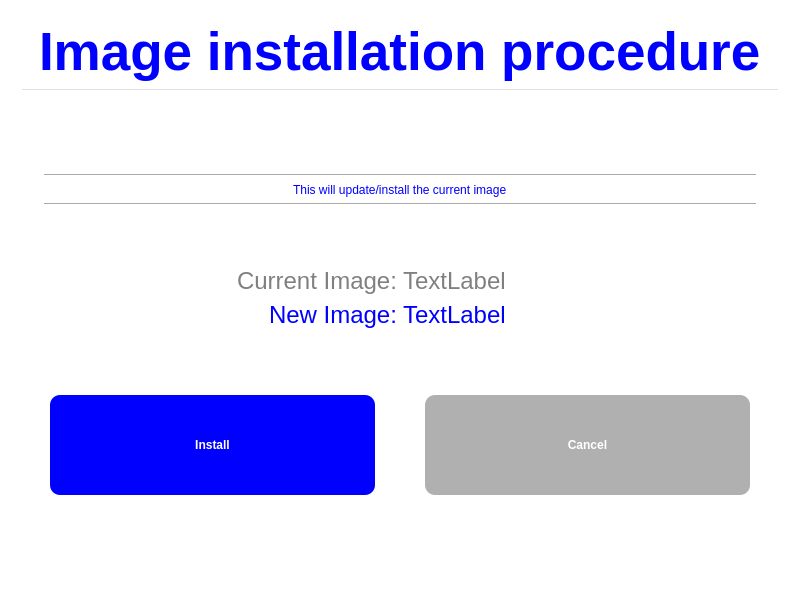
<?xml version="1.0" encoding="UTF-8"?>
<ui version="4.0">
 <class>MainWindow</class>
 <widget class="QMainWindow" name="MainWindow">
  <property name="geometry">
   <rect>
    <x>0</x>
    <y>0</y>
    <width>800</width>
    <height>600</height>
   </rect>
  </property>
  <property name="sizePolicy">
   <sizepolicy hsizetype="Maximum" vsizetype="Maximum">
    <horstretch>0</horstretch>
    <verstretch>0</verstretch>
   </sizepolicy>
  </property>
  <property name="windowTitle">
   <string>Image update</string>
  </property>
  <property name="styleSheet">
   <string notr="true">color: blue;
background-color: white;
selection-color: yellow;
selection-background-color: black;
</string>
  </property>
  <property name="animated">
   <bool>false</bool>
  </property>
  <widget class="QWidget" name="centralWidget">
   <layout class="QGridLayout" name="gridLayout">
    <item row="0" column="0">
     <widget class="QFrame" name="frame">
      <property name="styleSheet">
       <string notr="true"/>
      </property>
      <property name="frameShape">
       <enum>QFrame::NoFrame</enum>
      </property>
      <property name="frameShadow">
       <enum>QFrame::Plain</enum>
      </property>
      <layout class="QGridLayout" name="gridLayout_2">
       <item row="1" column="0">
        <layout class="QVBoxLayout" name="verticalLayout">
         <item alignment="Qt::AlignHCenter|Qt::AlignTop">
          <widget class="QLabel" name="label">
           <property name="font">
            <font>
             <pointsize>40</pointsize>
             <weight>75</weight>
             <bold>true</bold>
            </font>
           </property>
           <property name="text">
            <string>Image installation procedure</string>
           </property>
           <property name="wordWrap">
            <bool>false</bool>
           </property>
          </widget>
         </item>
         <item>
          <widget class="Line" name="line_7">
           <property name="styleSheet">
            <string notr="true">color:rgba(0, 0, 0,30)</string>
           </property>
           <property name="frameShadow">
            <enum>QFrame::Plain</enum>
           </property>
           <property name="lineWidth">
            <number>1</number>
           </property>
           <property name="orientation">
            <enum>Qt::Horizontal</enum>
           </property>
          </widget>
         </item>
        </layout>
       </item>
       <item row="2" column="0">
        <widget class="QFrame" name="frame_2">
         <property name="frameShape">
          <enum>QFrame::NoFrame</enum>
         </property>
         <property name="frameShadow">
          <enum>QFrame::Plain</enum>
         </property>
         <property name="lineWidth">
          <number>0</number>
         </property>
         <layout class="QGridLayout" name="gridLayout_3">
          <item row="0" column="0">
           <widget class="QStackedWidget" name="stackedWidget">
            <property name="currentIndex">
             <number>0</number>
            </property>
            <widget class="QWidget" name="prompt">
             <property name="styleSheet">
              <string notr="true"/>
             </property>
             <layout class="QGridLayout" name="gridLayout_4">
              <item row="1" column="0">
               <layout class="QVBoxLayout" name="verticalLayout_5">
                <item>
                 <widget class="Line" name="line">
                  <property name="orientation">
                   <enum>Qt::Horizontal</enum>
                  </property>
                 </widget>
                </item>
                <item alignment="Qt::AlignHCenter">
                 <widget class="QLabel" name="message">
                  <property name="text">
                   <string>This will update/install the current image</string>
                  </property>
                 </widget>
                </item>
                <item>
                 <widget class="Line" name="line_2">
                  <property name="orientation">
                   <enum>Qt::Horizontal</enum>
                  </property>
                 </widget>
                </item>
               </layout>
              </item>
              <item row="0" column="0">
               <spacer name="verticalSpacer_6">
                <property name="orientation">
                 <enum>Qt::Vertical</enum>
                </property>
                <property name="sizeHint" stdset="0">
                 <size>
                  <width>20</width>
                  <height>40</height>
                 </size>
                </property>
               </spacer>
              </item>
              <item row="3" column="0">
               <layout class="QVBoxLayout" name="verticalLayout_2">
                <item>
                 <layout class="QHBoxLayout" name="horizontalLayout">
                  <item>
                   <layout class="QVBoxLayout" name="verticalLayout_3">
                    <property name="sizeConstraint">
                     <enum>QLayout::SetNoConstraint</enum>
                    </property>
                    <item alignment="Qt::AlignRight">
                     <widget class="QLabel" name="label_2">
                      <property name="font">
                       <font>
                        <pointsize>18</pointsize>
                       </font>
                      </property>
                      <property name="styleSheet">
                       <string notr="true">QLabel { color: gray;}</string>
                      </property>
                      <property name="text">
                       <string>Current Image:</string>
                      </property>
                     </widget>
                    </item>
                    <item alignment="Qt::AlignRight">
                     <widget class="QLabel" name="label_3">
                      <property name="font">
                       <font>
                        <pointsize>18</pointsize>
                       </font>
                      </property>
                      <property name="styleSheet">
                       <string notr="true"/>
                      </property>
                      <property name="text">
                       <string>New Image:</string>
                      </property>
                     </widget>
                    </item>
                   </layout>
                  </item>
                  <item>
                   <layout class="QVBoxLayout" name="verticalLayout_4">
                    <item>
                     <widget class="QLabel" name="lbl_current">
                      <property name="font">
                       <font>
                        <pointsize>18</pointsize>
                       </font>
                      </property>
                      <property name="styleSheet">
                       <string notr="true">QLabel { color: gray; }</string>
                      </property>
                      <property name="text">
                       <string>TextLabel</string>
                      </property>
                     </widget>
                    </item>
                    <item alignment="Qt::AlignLeft">
                     <widget class="QLabel" name="lbl_new">
                      <property name="font">
                       <font>
                        <pointsize>18</pointsize>
                       </font>
                      </property>
                      <property name="styleSheet">
                       <string notr="true"/>
                      </property>
                      <property name="text">
                       <string>TextLabel</string>
                      </property>
                     </widget>
                    </item>
                   </layout>
                  </item>
                 </layout>
                </item>
               </layout>
              </item>
              <item row="5" column="0">
               <spacer name="verticalSpacer">
                <property name="orientation">
                 <enum>Qt::Vertical</enum>
                </property>
                <property name="sizeType">
                 <enum>QSizePolicy::Expanding</enum>
                </property>
                <property name="sizeHint" stdset="0">
                 <size>
                  <width>20</width>
                  <height>10</height>
                 </size>
                </property>
               </spacer>
              </item>
              <item row="6" column="0">
               <layout class="QHBoxLayout" name="horizontalLayout_2">
                <property name="spacing">
                 <number>50</number>
                </property>
                <property name="leftMargin">
                 <number>6</number>
                </property>
                <property name="topMargin">
                 <number>6</number>
                </property>
                <property name="rightMargin">
                 <number>6</number>
                </property>
                <property name="bottomMargin">
                 <number>6</number>
                </property>
                <item>
                 <widget class="QPushButton" name="bnt_install">
                  <property name="sizePolicy">
                   <sizepolicy hsizetype="Minimum" vsizetype="Expanding">
                    <horstretch>0</horstretch>
                    <verstretch>0</verstretch>
                   </sizepolicy>
                  </property>
                  <property name="minimumSize">
                   <size>
                    <width>200</width>
                    <height>100</height>
                   </size>
                  </property>
                  <property name="maximumSize">
                   <size>
                    <width>16777215</width>
                    <height>16777215</height>
                   </size>
                  </property>
                  <property name="font">
                   <font>
                    <weight>75</weight>
                    <bold>true</bold>
                   </font>
                  </property>
                  <property name="styleSheet">
                   <string notr="true">QPushButton
{ 
background-color: #0000FF;
color: white;
border-radius: 10px;
}
 QPushButton:pressed{ background-color: rgb(114, 159, 207); }
</string>
                  </property>
                  <property name="text">
                   <string>Install</string>
                  </property>
                 </widget>
                </item>
                <item>
                 <widget class="QPushButton" name="btn_cancel">
                  <property name="sizePolicy">
                   <sizepolicy hsizetype="Minimum" vsizetype="Expanding">
                    <horstretch>0</horstretch>
                    <verstretch>0</verstretch>
                   </sizepolicy>
                  </property>
                  <property name="minimumSize">
                   <size>
                    <width>200</width>
                    <height>100</height>
                   </size>
                  </property>
                  <property name="font">
                   <font>
                    <weight>75</weight>
                    <bold>true</bold>
                   </font>
                  </property>
                  <property name="styleSheet">
                   <string notr="true">QPushButton
{ 
background-color:  #B0B0B0;
color: white;
border-radius: 8px;
border-radius: 10px;
}
 QPushButton:pressed{ background-color: rgb(114, 159, 207); }</string>
                  </property>
                  <property name="text">
                   <string>Cancel</string>
                  </property>
                  <property name="autoDefault">
                   <bool>false</bool>
                  </property>
                  <property name="default">
                   <bool>false</bool>
                  </property>
                  <property name="flat">
                   <bool>false</bool>
                  </property>
                 </widget>
                </item>
               </layout>
              </item>
              <item row="7" column="0">
               <spacer name="verticalSpacer_2">
                <property name="orientation">
                 <enum>Qt::Vertical</enum>
                </property>
                <property name="sizeHint" stdset="0">
                 <size>
                  <width>20</width>
                  <height>40</height>
                 </size>
                </property>
               </spacer>
              </item>
              <item row="2" column="0">
               <spacer name="verticalSpacer_7">
                <property name="orientation">
                 <enum>Qt::Vertical</enum>
                </property>
                <property name="sizeHint" stdset="0">
                 <size>
                  <width>20</width>
                  <height>40</height>
                 </size>
                </property>
               </spacer>
              </item>
             </layout>
            </widget>
            <widget class="QWidget" name="installation">
             <layout class="QGridLayout" name="gridLayout_5">
              <item row="0" column="0">
               <spacer name="verticalSpacer_4">
                <property name="orientation">
                 <enum>Qt::Vertical</enum>
                </property>
                <property name="sizeHint" stdset="0">
                 <size>
                  <width>20</width>
                  <height>40</height>
                 </size>
                </property>
               </spacer>
              </item>
              <item row="5" column="0">
               <widget class="QProgressBar" name="progressBar">
                <property name="styleSheet">
                 <string notr="true">QProgressBar {
text-align: center;
color:white;
background-color:gray
}
QProgressBar::chunk:horizontal {
background: qlineargradient(x1: 0, y1: 0.5, x2: 1, y2: 0.5, stop: 0 blue, stop: 1 rgb(0,0,180));
border-radius: 2px;
}
QProgressBar:horizontal {
border: 1px solid black;
border-radius: 3px;
background: lightgray;
padding: 1px;
}</string>
                </property>
                <property name="value">
                 <number>0</number>
                </property>
               </widget>
              </item>
              <item row="6" column="0">
               <spacer name="verticalSpacer_3">
                <property name="orientation">
                 <enum>Qt::Vertical</enum>
                </property>
                <property name="sizeHint" stdset="0">
                 <size>
                  <width>20</width>
                  <height>40</height>
                 </size>
                </property>
               </spacer>
              </item>
              <item row="1" column="0">
               <layout class="QVBoxLayout" name="verticalLayout_8">
                <item>
                 <widget class="Line" name="line_4">
                  <property name="orientation">
                   <enum>Qt::Horizontal</enum>
                  </property>
                 </widget>
                </item>
                <item alignment="Qt::AlignHCenter">
                 <widget class="QLabel" name="label_4">
                  <property name="styleSheet">
                   <string notr="true">color:rgb(204, 0, 0)</string>
                  </property>
                  <property name="text">
                   <string>Do not unplug the usb-stick</string>
                  </property>
                 </widget>
                </item>
                <item>
                 <widget class="Line" name="line_3">
                  <property name="orientation">
                   <enum>Qt::Horizontal</enum>
                  </property>
                 </widget>
                </item>
               </layout>
              </item>
              <item row="3" column="0">
               <layout class="QVBoxLayout" name="verticalLayout_19">
                <item>
                 <layout class="QHBoxLayout" name="horizontalLayout_9">
                  <item>
                   <layout class="QVBoxLayout" name="verticalLayout_20">
                    <item alignment="Qt::AlignHCenter">
                     <widget class="QLabel" name="lbl_new_installing">
                      <property name="font">
                       <font>
                        <weight>75</weight>
                        <bold>true</bold>
                       </font>
                      </property>
                      <property name="text">
                       <string/>
                      </property>
                     </widget>
                    </item>
                   </layout>
                  </item>
                 </layout>
                </item>
               </layout>
              </item>
              <item row="2" column="0">
               <spacer name="verticalSpacer_8">
                <property name="orientation">
                 <enum>Qt::Vertical</enum>
                </property>
                <property name="sizeHint" stdset="0">
                 <size>
                  <width>20</width>
                  <height>40</height>
                 </size>
                </property>
               </spacer>
              </item>
             </layout>
            </widget>
            <widget class="QWidget" name="finish">
             <layout class="QGridLayout" name="gridLayout_6">
              <item row="0" column="0">
               <layout class="QVBoxLayout" name="verticalLayout_6">
                <item>
                 <widget class="Line" name="line_6">
                  <property name="orientation">
                   <enum>Qt::Horizontal</enum>
                  </property>
                 </widget>
                </item>
                <item alignment="Qt::AlignHCenter|Qt::AlignVCenter">
                 <widget class="QLabel" name="lbl_state">
                  <property name="text">
                   <string>TextLabel</string>
                  </property>
                 </widget>
                </item>
                <item>
                 <widget class="Line" name="line_5">
                  <property name="orientation">
                   <enum>Qt::Horizontal</enum>
                  </property>
                 </widget>
                </item>
               </layout>
              </item>
              <item row="2" column="0">
               <layout class="QVBoxLayout" name="verticalLayout_7"/>
              </item>
              <item row="4" column="0">
               <layout class="QVBoxLayout" name="verticalLayout_9">
                <item alignment="Qt::AlignHCenter">
                 <widget class="QLabel" name="lbl_final_msg">
                  <property name="text">
                   <string>TextLabel</string>
                  </property>
                 </widget>
                </item>
               </layout>
              </item>
              <item row="1" column="0">
               <widget class="QTextBrowser" name="textBrowser">
                <property name="styleSheet">
                 <string notr="true">QTextBrowser
{ 
background-color: white;
color: red;
font-size: 11px;
}
QScrollBar:vertical {
border: 1px solid none;
width:30px;
}</string>
                </property>
                <property name="frameShape">
                 <enum>QFrame::NoFrame</enum>
                </property>
                <property name="frameShadow">
                 <enum>QFrame::Plain</enum>
                </property>
                <property name="verticalScrollBarPolicy">
                 <enum>Qt::ScrollBarAsNeeded</enum>
                </property>
                <property name="horizontalScrollBarPolicy">
                 <enum>Qt::ScrollBarAsNeeded</enum>
                </property>
                <property name="sizeAdjustPolicy">
                 <enum>QAbstractScrollArea::AdjustToContents</enum>
                </property>
               </widget>
              </item>
              <item row="3" column="0">
               <spacer name="spacer_finished">
                <property name="orientation">
                 <enum>Qt::Vertical</enum>
                </property>
                <property name="sizeHint" stdset="0">
                 <size>
                  <width>20</width>
                  <height>40</height>
                 </size>
                </property>
               </spacer>
              </item>
              <item row="5" column="0">
               <spacer name="spacer_finished_2">
                <property name="orientation">
                 <enum>Qt::Vertical</enum>
                </property>
                <property name="sizeHint" stdset="0">
                 <size>
                  <width>20</width>
                  <height>40</height>
                 </size>
                </property>
               </spacer>
              </item>
             </layout>
            </widget>
           </widget>
          </item>
         </layout>
        </widget>
       </item>
      </layout>
     </widget>
    </item>
   </layout>
  </widget>
 </widget>
 <layoutdefault spacing="6" margin="11"/>
 <resources/>
 <connections/>
</ui>
